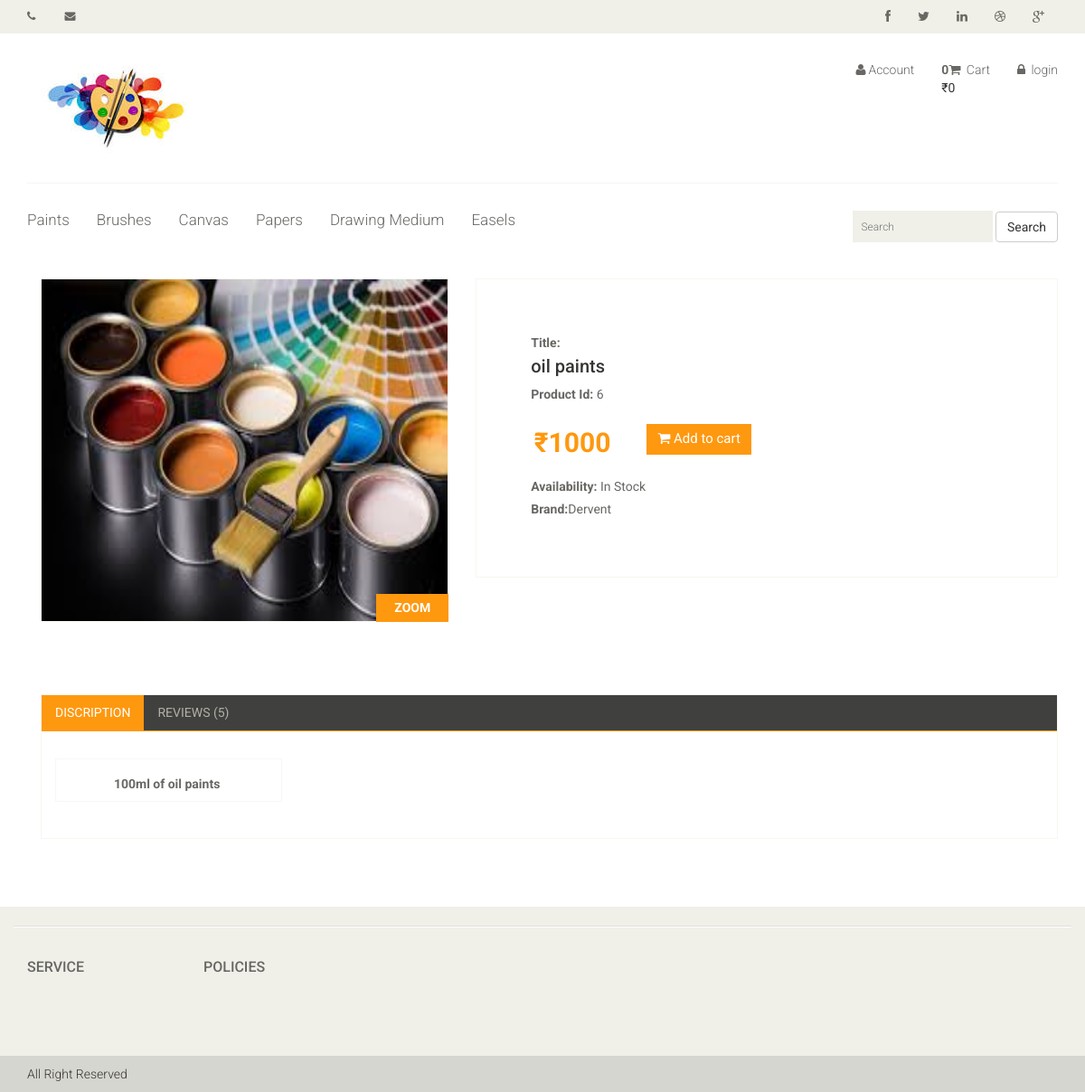
Page /product-details.php?pd_id=6 on the committed database.
### tables this page shows
CREATE TABLE `categories` (
  `cat_id` int(10) NOT NULL,
  `cat_title` text NOT NULL
);

CREATE TABLE `products` (
  `p_id` int(10) NOT NULL,
  `cat_id` int(10) NOT NULL,
  `brand_id` int(10) NOT NULL,
  `p_date` timestamp NOT NULL DEFAULT CURRENT_TIMESTAMP ON UPDATE CURRENT_TIMESTAMP,
  `p_title` text NOT NULL,
  `p_image1` text NOT NULL,
  `p_image2` text NOT NULL,
  `p_image3` text NOT NULL,
  `p_price` int(10) NOT NULL,
  `p_disc` text NOT NULL,
  `p_keyword` text NOT NULL,
  `p_status` text NOT NULL
);

CREATE TABLE `brands` (
  `brand_id` int(11) NOT NULL,
  `brand_title` text NOT NULL
);

### product-details.php (the view, shortened to what this page needs)
<?php require_once('functions/functions.php');?>
<?php
if(isset($_GET['pd_id']))
            {
             $pd_id=$_GET['pd_id'];
                        $get_products="select * from products where p_id='$pd_id'";
                        $run_products=mysqli_query($con,$get_products);
                        while($row_products=mysqli_fetch_array($run_products))
                        {
                            $pd_id=$row_products['p_id'];
                            $pd_title=$row_products['p_title'];
                            $pd_brand=$row_products['brand_id'];
                            $pd_desc=$row_products['p_disc'];
                            $pd_price=$row_products['p_price'];
                            $pd_image1=$row_products['p_image1'];
                        }
                      $get_brand="select * from brands where brand_id='$pd_brand'";
                        $run_brand=mysqli_query($con,$get_brand);
                       while($row_brand=mysqli_fetch_array($run_brand))
                        {
                            $brand_title=$row_brand['brand_title'];
                        }
}
?>
<!DOCTYPE html>
<?php require_once('inc/top.php');?>
<body>
    <?php require_once('inc/header.php');?>
    <section>
        <div class="container">
            <div class="row">
                <div class="col-sm-12 padding-right">
                    <div class="product-details">
                        <div class="col-sm-5">
                            <div class="view-product">
                                <img src=<?php echo "admin/product_image/$pd_image1"?> alt="" />
                                <h3>ZOOM</h3>
                            </div>
                        </div>
                        <div class="col-sm-7">
                            <div class="product-information">
                                <p><b>Title:</b><h2><?php echo "$pd_title";?></h2></p>
                                <p><b>Product Id:</b> <?php echo "$pd_id";?></p>
                                <span>
                                    <span><?php echo "₹$pd_price";?></span>
                                    <button type="button" class="btn btn-fefault cart">
                                        <i class="fa fa-shopping-cart"></i>
                                        Add to cart
                                    </button>
                                </span>
                                <p><b>Availability:</b> In Stock</p>
                                <p><b>Brand:</b><?php echo "$brand_title";?></p>
                            </div>
                        </div>
                    </div>
                    <div class="category-tab shop-details-tab">
                        <div class="col-sm-12">
                            <ul class="nav nav-tabs">
                                <li  class="active"><a href="#discription" data-toggle="tab">Discription</a></li>
                                <li><a href="#reviews" data-toggle="tab">Reviews (5)</a></li>
                            </ul>
                        </div>
                        <div class="tab-content">
                            <div class="tab-pane fade  active in" id="discription">
                                <div class="col-sm-3">
                                    <div class="product-image-wrapper">
                                        <div class="single-products">
                                            <div class="productinfo text-center">
                              <h2> <p><b><?php echo "$pd_desc";?></b></p></h2>
                                            </div>
                                        </div>
                                    </div>
                                </div>
                             </div>
                        </div>
                    </div>
                  </div>
            </div>
    </section>
    <footer id="footer">
        <?php require_once('inc/footer.php');?>
</body>
</html>

### functions/functions.php (shortened to what this page needs)
<?php
 $con=mysqli_connect("localhost","root","","arthub");
function getIp() {
    $ip = $_SERVER['REMOTE_ADDR'];
    return $ip;
}
function getCategory()
{
    global $con;
    $get_cats="select * from categories";
                                $run_cats=mysqli_query($con, $get_cats);
                                    while ($row_cats=mysqli_fetch_array($run_cats)){
                                        $cat_id=$row_cats['cat_id'];
                                        $cat_title=$row_cats['cat_title'];
                                     echo    "<li><a href='index.php?cat=$cat_id'>$cat_title</a></li>";
                                    }
}
function items()
{
    global $con;
    if(isset($_GET['pd_id'])){
          $ip_add=getIp();
        $get_items="select * from cart where ip_add='$ip_add'";
        $run_items=mysqli_query($con,$get_items);
        $count_items=mysqli_num_rows($run_items);
    }
    else{
          $ip_add=getIp();
        $get_items="select * from cart where ip_add='$ip_add'";
        $run_items=mysqli_query($con,$get_items);
        $count_items=mysqli_num_rows($run_items);
    }
    echo $count_items;
}
function total_price()
{
    $total=0;
    echo $total;
}
?>

### css/main.css (style rules this page uses)
body { font-family: 'Roboto', sans-serif; background:; position: relative; font-weight:400px; }
ul li { list-style: none; }
a { -webkit-transition: 300ms; -moz-transition: 300ms; -o-transition: 300ms; transition: 300ms; }
h1, h2, h3, h4, h5, h6 { font-family: 'Roboto', sans-serif; }
.mainmenu ul li { padding-right: 15px; padding-left: 15px; }
.mainmenu ul li:first-child { padding-left: 0px; }
.mainmenu ul li a { color: #696763; font-family: 'Roboto', sans-serif; font-size: 17px; font-weight: 300; padding: 0; padding-bottom: 10px; }
#footer { background: #F0F0E9; }
.padding-right { padding-right: 0; }
.product-image-wrapper { border:1px solid #F7F7F5; overflow: hidden; margin-bottom:30px; }
.single-products { position: relative; }
.productinfo h2 { color: #FE980F; font-family: 'Roboto', sans-serif; font-size: 24px; font-weight: 700; }
.productinfo p { font-family: 'Roboto', sans-serif; font-size: 14px; font-weight: 400; color: #696763; }
.productinfo { position:relative; }
.category-tab { overflow: hidden; }
.category-tab ul { background: #40403E; border-bottom: 1px solid #FE980F; list-style: none outside none; margin: 0 0 30px; padding: 0; width: 100%; }
.category-tab ul li a { border: 0 none; border-radius: 0; color: #B3AFA8; display: block; font-family: 'Roboto', sans-serif; font-size: 14px; text-transform: uppercase; }
.nav-tabs li.active a, .nav-tabs li.active a:hover, .nav-tabs li.active a:focus { -moz-border-bottom-colors: none; -moz-border-left-colors: none; -moz-border-right-colors: none; -moz-border-top-colors: none; background-color: #FE980F; border:0px; color: #FFFFFF; cursor: default; margin-right:0; margin-left:0; }
.nav-tabs li a { border: 1px solid rgba(0, 0, 0, 0); border-radius: 4px 4px 0 0; line-height: 1.42857; margin-right:0; }
.product-details { overflow:hidden; }
.product-details { margin-bottom: 40px; overflow: hidden; margin-top: 10px; }
.view-product { position: relative; }
.view-product img { border: 1px solid #F7F7F0; height: 380px; width: 100%; }
.view-product h3 { background: #FE980F; bottom: 0; color: #FFFFFF; font-family: 'Roboto', sans-serif; font-size: 14px; font-weight: 700; margin-bottom: 0; padding: 8px 20px; position: absolute; right: 0; }
.product-information { border: 1px solid #F7F7F0; overflow: hidden; padding-bottom: 60px; padding-left: 60px; padding-top: 60px; position: relative; }
.product-information h2 { color: #363432; font-family: 'Roboto', sans-serif; font-size: 20px; margin-top: 0; }
.product-information p { color: #696763; font-family: 'Roboto', sans-serif; margin-bottom: 5px; }
.product-information span { display: inline-block; margin-bottom: 8px; margin-top: 18px; }
.product-information span span { color: #FE980F; float: left; font-family: 'Roboto', sans-serif; font-size: 30px; font-weight: 700; margin-right: 20px; margin-top: 0px; }
.cart { background: #FE980F; border: 0 none; border-radius: 0; color: #FFFFFF; font-family: 'Roboto', sans-serif; font-size: 15px; margin-bottom: 10px; margin-left: 20px; }
.shop-details-tab { border: 1px solid #F7F7F0; margin-bottom: 75px; margin-left: 15px; margin-right: 15px; padding-bottom: 10px; }
.shop-details-tab .col-sm-12 { padding-left: 0; padding-right: 0; }

### rows in the picture
categories: cat_title "Paints"
categories: cat_title "Brushes"
categories: cat_title "Canvas"
categories: cat_title "Papers"
categories: cat_title "Drawing Medium"
categories: cat_title "Easels"
products: p_image1 (picture), p_title "oil paints", p_id "6", p_price "1000"
brands: brand_title "Dervent"

### other values in the picture
$count_items "0"
$total "0"
